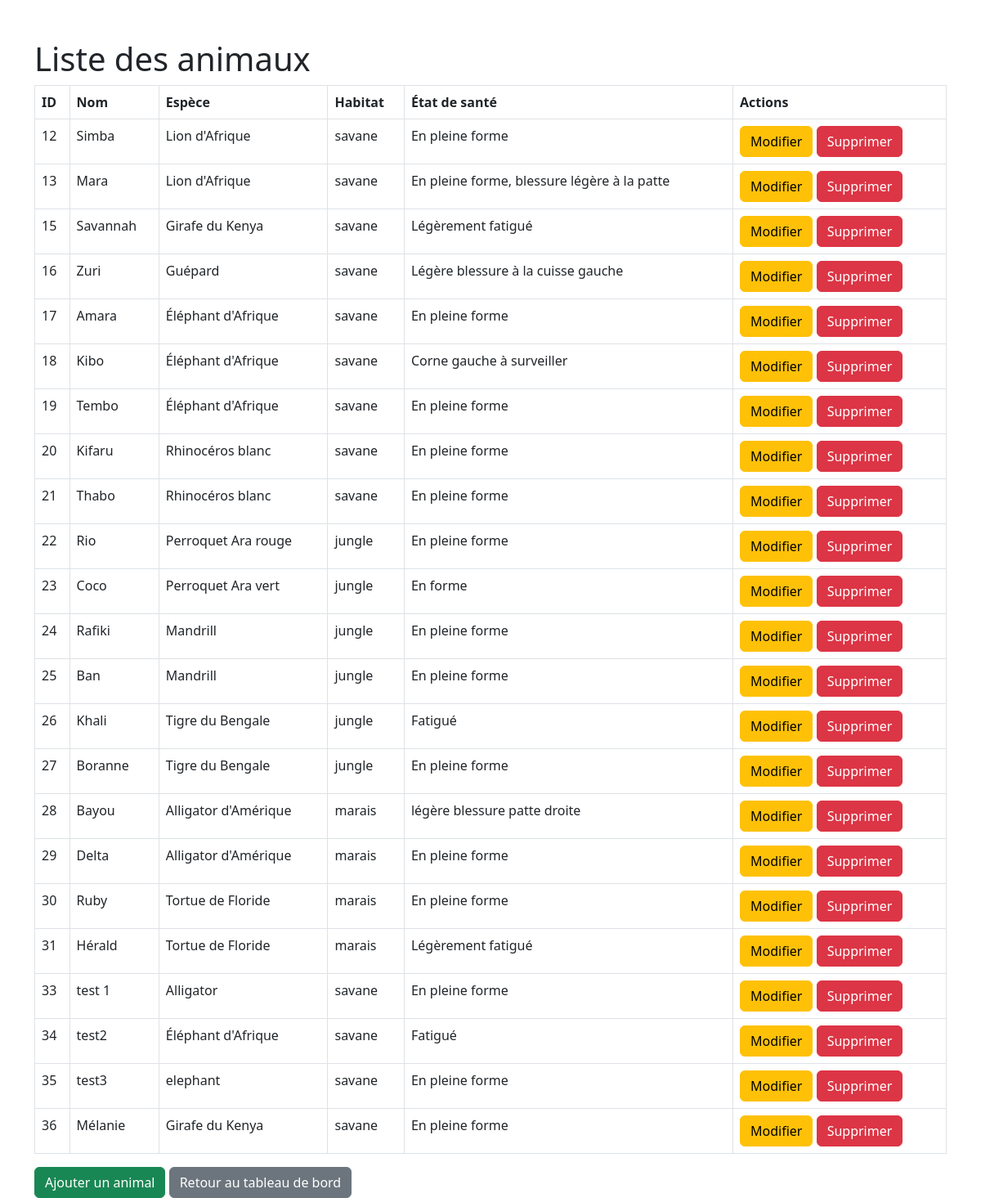
The app's page /manage_animals.php, older data.
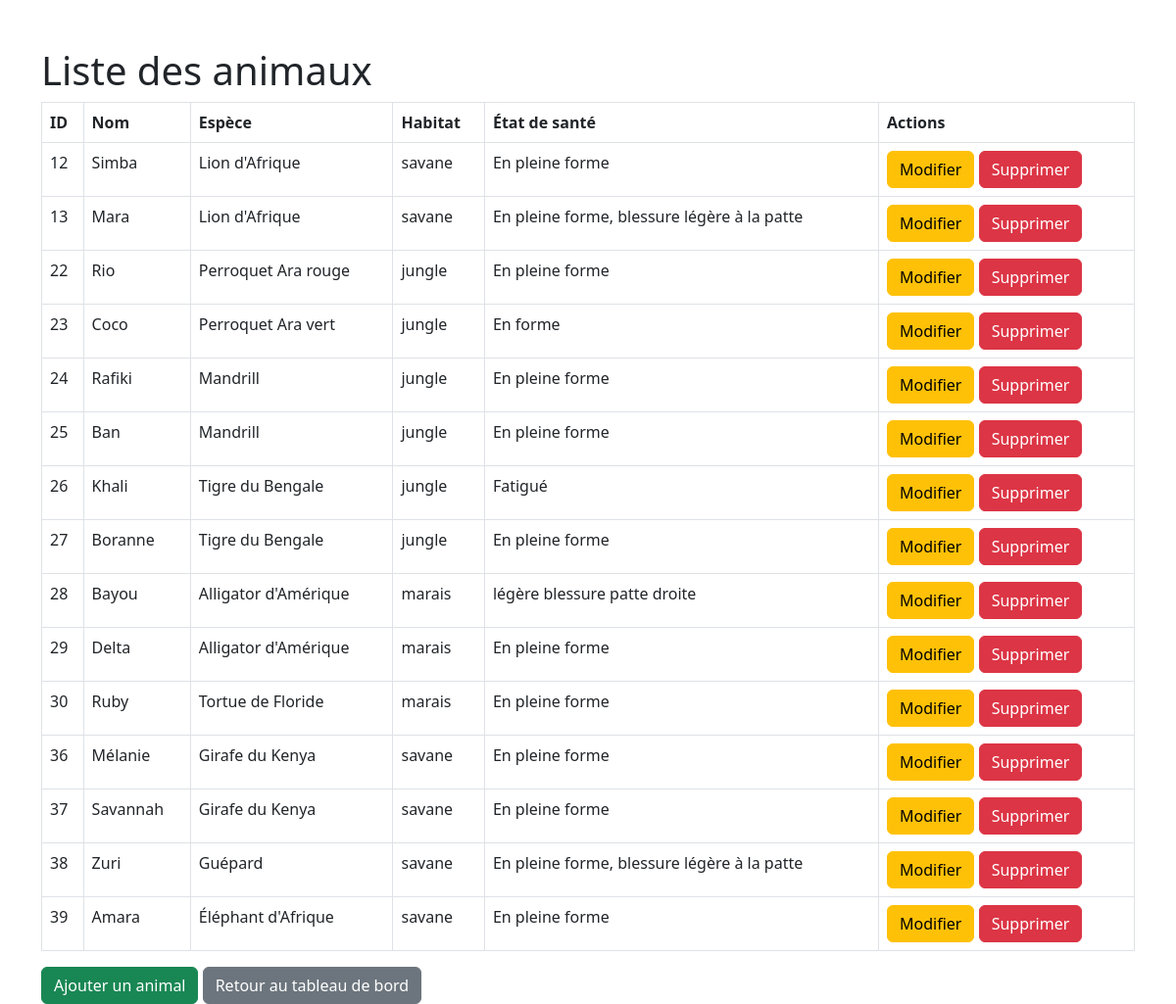
The same page, newer data.
### tables this page shows
CREATE TABLE `animals` (
  `id` int NOT NULL AUTO_INCREMENT,
  `name` varchar(255) NOT NULL,
  `race` varchar(255) NOT NULL,
  `habitat` varchar(255) NOT NULL,
  `health` varchar(255) NOT NULL,
  `food` varchar(255) NOT NULL,
  `food_quantity` float NOT NULL,
  `last_checkup` date NOT NULL,
  `image` varchar(255) DEFAULT NULL,
  `food_unit` varchar(10) DEFAULT NULL,
  PRIMARY KEY (`id`)
);

### manage_animals.php (the view, shortened to what this page needs)
<?php
require 'db.php';
$animals = $pdo->prepare("SELECT * FROM animals");
$animals->execute();
$animalList = $animals->fetchAll();
?>
<!DOCTYPE html>
<html lang="fr">
<head>
    <link href="https://cdn.jsdelivr.net/npm/bootstrap@5.3.0/dist/css/bootstrap.min.css" rel="stylesheet">
</head>
<body>
    <div class="container mt-5">
        <h1>Liste des animaux</h1>
        <table class="table table-bordered">
            <thead>
                <tr>
                    <th>ID</th>
                    <th>Nom</th>
                    <th>Espèce</th>
                    <th>Habitat</th>
                    <th>État de santé</th>
                    <th>Actions</th>
                </tr>
            </thead>
            <tbody>
                <?php foreach ($animalList as $animal): ?>
                <tr>
                    <td><?php echo $animal['id']; ?></td>
                    <td><?php echo $animal['name']; ?></td>
                    <td><?php echo $animal['race']; ?></td>
                    <td><?php echo $animal['habitat']; ?></td>
                    <td><?php echo $animal['health']; ?></td>
                    <td>
                        <a href="edit_animal.php?id=<?php echo $animal['id']; ?>" class="btn btn-warning">Modifier</a>
                        <form method="POST" action="" style="display:inline;">
                            <button type="submit" class="btn btn-danger">Supprimer</button>
                        </form>
                    </td>
                </tr>
                <?php endforeach; ?>
            </tbody>
        </table>
        <a href="add_animal.php" class="btn btn-success">Ajouter un animal</a>
        <a href="admin_dashboard.php" class="btn btn-secondary">Retour au tableau de bord</a>
    </div>
</body>
</html>

Row changes from the older to the newer data that the page shows:
removed animals: id "15", name "Savannah", race "Girafe du Kenya", habitat "savane", health "Légèrement fatigué"
removed animals: id "16", name "Zuri", race "Guépard", habitat "savane", health "Légère blessure à la cuisse gauche"
removed animals: id "17", name "Amara", race "Éléphant d'Afrique", habitat "savane", health "En pleine forme"
removed animals: id "18", name "Kibo", race "Éléphant d'Afrique", habitat "savane", health "Corne gauche à surveiller"
removed animals: id "19", name "Tembo", race "Éléphant d'Afrique", habitat "savane", health "En pleine forme"
removed animals: id "20", name "Kifaru", race "Rhinocéros blanc", habitat "savane", health "En pleine forme"
removed animals: id "21", name "Thabo", race "Rhinocéros blanc", habitat "savane", health "En pleine forme"
removed animals: id "31", name "Hérald", race "Tortue de Floride", habitat "marais", health "Légèrement fatigué"
removed animals: id "33", name "test 1", race "Alligator", habitat "savane", health "En pleine forme"
removed animals: id "34", name "test2", race "Éléphant d'Afrique", habitat "savane", health "Fatigué"
removed animals: id "35", name "test3", race "elephant", habitat "savane", health "En pleine forme"
added animals: id "37", name "Savannah", race "Girafe du Kenya", habitat "savane", health "En pleine forme"
added animals: id "38", name "Zuri", race "Guépard", habitat "savane", health "En pleine forme, blessure légère à la patte"
added animals: id "39", name "Amara", race "Éléphant d'Afrique", habitat "savane", health "En pleine forme"
